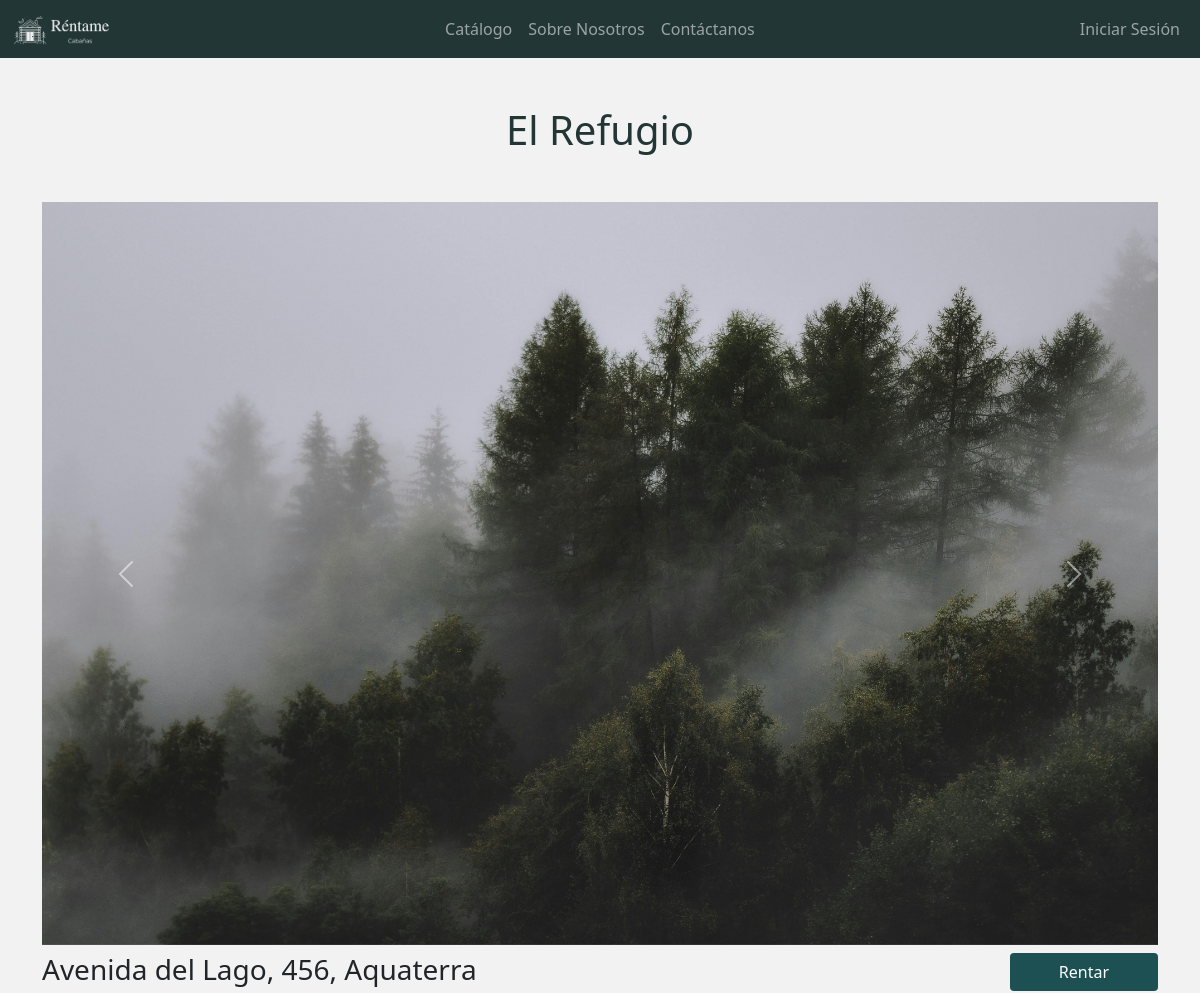
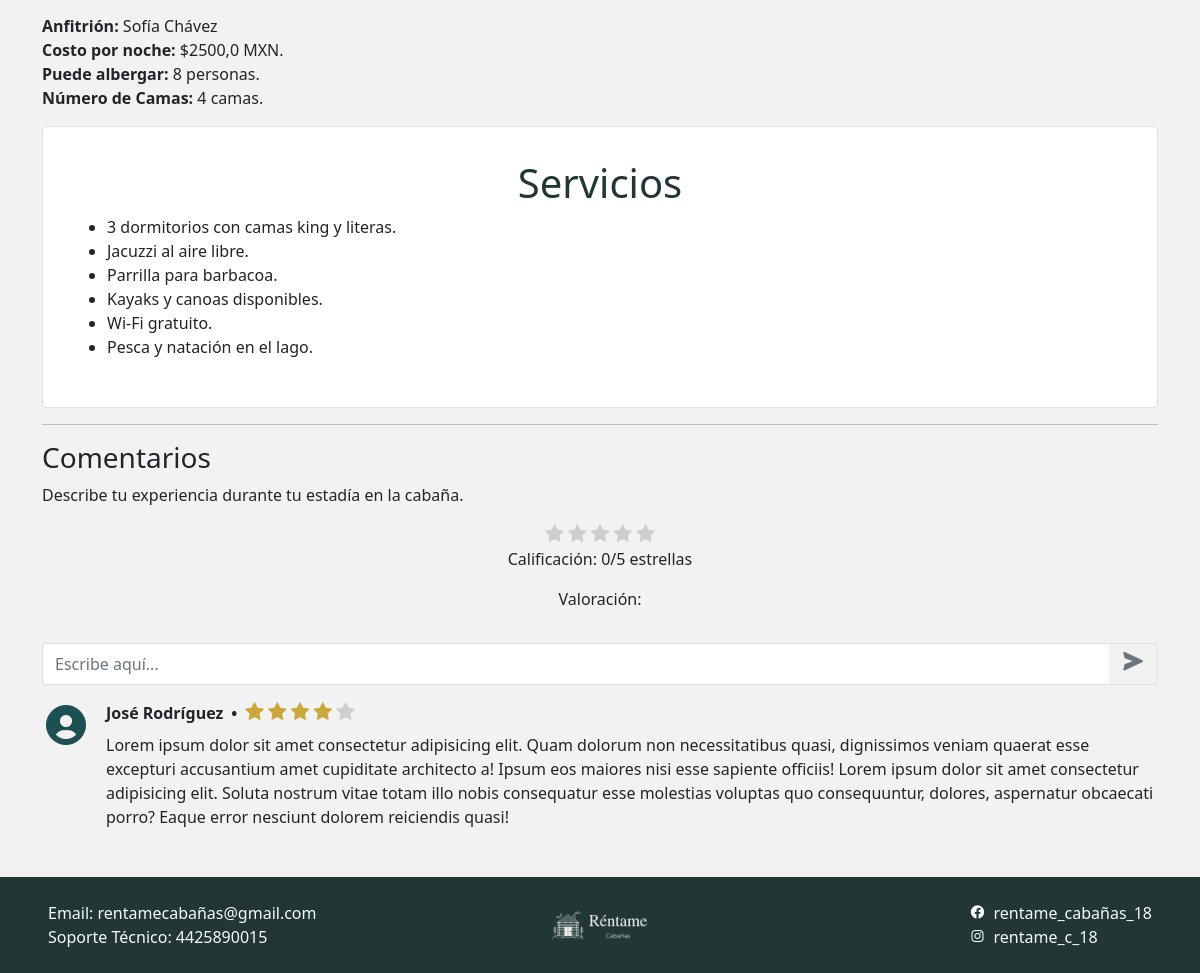
Screenshot of /vista_cabana_usuario/2 with the database file from the repository (2 pictures, top to bottom).
### admin_cabanas/models.py (models this page shows, shortened)
class Cabana(models.Model):
    id = models.AutoField(primary_key=True)
    nombre = models.CharField(max_length=80)
    anfitrion = models.CharField(max_length=80)
    capacidad = models.IntegerField()
    camas = models.IntegerField()
    costo_noche = models.FloatField()
    servicios = RichTextField(max_length=500)
    ubicacion = models.TextField()
    descripcion = RichTextField(max_length=300) #Agregar a settings:   'ckeditor',
    creado = models.DateTimeField(auto_now_add=True, null=True) #Fecha y tiempo
    actualizado = models.DateTimeField(auto_now=True, null=True)
    class Meta:
        verbose_name="Cabaña"
        verbose_name_plural="Cabañas"
        ordering = ["-creado"]

### cabanas/views.py (the view)
# urls.py: path('vista_cabana_usuario/<int:id>', views_cabanas.vista_cabana_usuario, name='Vista_Cabana_Usuario'),
def vista_cabana_usuario(request, id):
    cabana = Cabana.objects.get(id=id)
    return render(request, 'cabanas/vista_cabana_usuario.html', {'cabanas':cabana})

### cabanas/templates/cabanas/vista_cabana_usuario.html (shortened to what this page needs)
{% extends "cabanas/layout.html" %}
{% block nombreApartado %}{{cabanas.nombre}}{% endblock nombreApartado %}
{% load static %}
{% block contenido %}
<div id="carouselExampleControls" class="carousel slide" data-bs-ride="carousel">
  <div class="carousel-inner">
    <div class="carousel-item active">
      <img src="{% static 'cabanas/images/fondo_contacto.jpg' %}" class="d-block w-100">
    </div>
  </div>
  <button class="carousel-control-prev" type="button" data-bs-target="#carouselExampleControls" data-bs-slide="prev">
    <span class="carousel-control-prev-icon" aria-hidden="true"></span>
  </button>
  <button class="carousel-control-next" type="button" data-bs-target="#carouselExampleControls" data-bs-slide="next">
    <span class="carousel-control-next-icon" aria-hidden="true"></span>
  </button>
</div>
<div class="d-flex bd-highlight">
  <p class="h3 fw-light w-100 bd-highlight my-2">{{cabanas.ubicacion}}</p>
  <form action="{% url "Rentar_Cabana" %}" id="renta" method="get">
    <button type="submit" form="renta" value="Submit" class="btn-sample btn mb-3 px-5 my-2">Rentar</button>
  </form>
</div>
<p class="card-text"><b>Anfitrión: </b> {{cabanas.anfitrion}} <br> <b>Costo por noche: </b>${{cabanas.costo_noche}} MXN. <br> <b>Puede albergar: </b> {{cabanas.capacidad}} personas. <br> <b>Número de Camas: </b>{{cabanas.camas}} camas.</p>
<div class="card p-3">
  <div class="card-body">
    <div class="text-center">
      <h1 class="mb-2 h-title text-center h1 fw-normal">Servicios</h1>
    </div>
     {{cabanas.servicios|safe}}
  </div>
</div>
<hr>
<p class="h3 fw-light w-100 bd-highlight my-2">Comentarios</p>
<p>Describe tu experiencia durante tu estadía en la cabaña.</p>
<div class="ratings pb-3" id="rating">
  <span class="fa fa-star animated-star" data-value="1"></span>
  <span class="fa fa-star animated-star" data-value="2"></span>
  <span class="fa fa-star animated-star" data-value="3"></span>
  <span class="fa fa-star animated-star" data-value="4"></span>
  <span class="fa fa-star animated-star" data-value="5"></span>
  <p id="Calificación-value">Calificación: 0/5 estrellas</p>
  <p id="calif">Valoración: </p>
</div>
<div class="input-group">
  <input type="text" class="form-control border-end-0 border" placeholder="Escribe aquí...">
  <button type="button" class="btn btn-outline-secondary border-start-0 border" type="button"><i class='bx bx-sm bxs-send'></i></button>
</div>
<div class="d-flex align-items-start mt-3">
  <div class="flex-shrink-0">
    <i class='bx bx-lg bxs-user-circle' style="color: #1c5052"></i>
  </div>
  <div class="flex-grow-1 ms-3">
    <div class="d-flex align-items-center mb-2">
      <b>José Rodríguez </b>
      <b class="px-2"> • </b>
      <div class="ratings">
        <i class="fa fa-star rating-color"></i>
        <i class="fa fa-star rating-color"></i>
        <i class="fa fa-star rating-color"></i>
        <i class="fa fa-star rating-color"></i>
        <i class="fa fa-star"></i>
      </div>
    </div>
    <p class="mb-0">
      Lorem ipsum dolor sit amet consectetur adipisicing elit. Quam dolorum non necessitatibus quasi, dignissimos veniam quaerat esse excepturi accusantium amet cupiditate architecto a! Ipsum eos maiores nisi esse sapiente officiis! Lorem ipsum dolor sit amet consectetur adipisicing elit. Soluta nostrum vitae totam illo nobis consequatur esse molestias voluptas quo consequuntur, dolores, aspernatur obcaecati porro? Eaque error nesciunt dolorem reiciendis quasi!
    </p>
  </div>
</div>
{% endblock %}

### cabanas/templates/cabanas/layout.html (shortened to what this page needs)
<!DOCTYPE html>
<html lang="en">
<head>
    {% load static %}
    <link href="{% static "cabanas/css/estilo.css" %}" rel="stylesheet" type="text/css">
    <link href="{% static 'cabanas/css/estrellas.css' %}" rel="stylesheet" type="text/css">
    <link href="https://cdn.jsdelivr.net/npm/bootstrap@5.1.3/dist/css/bootstrap.min.css" rel="stylesheet">
    <link href="https://cdn.jsdelivr.net/npm/boxicons@latest/css/boxicons.min.css" rel="stylesheet" type="text/css">
    <link rel="stylesheet" href="https://cdnjs.cloudflare.com/ajax/libs/font-awesome/4.7.0/css/font-awesome.min.css" type="text/css">
</head>
<body>
    <nav class="navbar navbar-expand-sm navbar-dark justify-content-center" style="background-color: #213635;">
        <div class="container-fluid">
            <a class="navbar-brand" href="{% url "Catalogo" %}">
                <img src="{% static 'cabanas/images/logo.png' %}" width="100" height="30">
            </a>
            <div class="collapse navbar-collapse" id="navbarSupportedContent">
                <ul class="navbar-nav mx-auto mb-2 mb-lg-0">
                    <li class="nav-item">
                        <a class="nav-link {% block estadoCatalogo %}{% endblock %}" aria-current="page" href="{% url "Catalogo" %}">Catálogo</a>
                    </li>
                    <li class="nav-item">
                        <a class="nav-link {% block estadoSN %}{% endblock %}" href="{% url "Sobre_Nosotros" %}">Sobre Nosotros</a>
                    </li>
                    <li class="nav-item">
                        <a class="nav-link {% block estadoContacto %}{% endblock %}" href="{% url "Contacto" %}">Contáctanos</a>
                    </li>
                </ul>
                <ul class="navbar-nav">
                    {% if request.user.is_authenticated %}
                        <li class="nav-item dropdown">
                            <a class="nav-link dropdown-toggle" href="#" id="navbarDropdown" role="button" data-bs-toggle="dropdown" aria-expanded="false">
                                <img src="{% static "cabanas/images/perfil.png" %}">
                            </a>
                            <ul class="dropdown-menu dropdown-menu-end" aria-labelledby="navbarDropdown">
                                <li><a class="dropdown-item" href="{% url "Perfil" %}">Ver Perfil</a></li>
                                <li><a class="dropdown-item" href="#">Otra Acción</a></li>
                                <li><hr class="dropdown-divider"></li>
                                <li><a class="dropdown-item" href="{% url "LogOut" %}">Cerrar Sesión</a></li>
                            </ul>
                        </li>
                    {% else %}
                        <li class="nav-item">
                            <a class="nav-link" href="{% url "login" %}">Iniciar Sesión</a>
                        </li>
                    {% endif %}
                </ul>
            </div>
        </div>
    </nav>
    <div class="mt-5 container"id="contenido">
        <h1 class="mb-5 h-title text-center h1 fw-normal">{% block nombreApartado %}{% endblock %}</h1>
        {% block contenido %}{% endblock contenido %}
    </div>
    <footer class="ms-0 d-flex flex-wrap justify-content-center align-items-center py-4 p-5 mt-5" style="background-color: #213635;">
        <p class="col-md-4 mb-0 text-light">
            Email: rentamecabañas@gmail.com
            <br>
            Soporte Técnico: 4425890015
        </p>
        <a href="#" class="col-md-4 d-flex align-items-center justify-content-center mb-3 mb-md-0 me-md-auto link-dark text-decoration-none">
            <img src="{% static 'cabanas/images/logo.png' %}" width="100" height="30">
        </a>
        <div class="col-md-4 mb-0 text-light d-flex justify-content-end">
            <div class="d-flex align-items-start flex-column">
                <a href="https://www.facebook.com/?locale=es_LA" class="text-light text-decoration-none">
                    <i class='bx bxl-facebook-circle me-2'></i>rentame_cabañas_18
                </a>
                <a href="https://www.instagram.com/" class="text-light text-decoration-none">
                    <i class='bx bxl-instagram me-2'></i>rentame_c_18
                </a>
            </div>
        </div>
    </footer>
</html>

### cabanas/static/cabanas/css/estilo.css (style rules this page uses)
body { margin: 0; font-size: 1rem; font-weight: 400; color: #212529; text-align: left; background-color: #f2f2f2 !important; }
.ratings { text-align: center; }
.ratings i { color: #cecece; font-size: 20px; }
.rating-color { color: #CBA73B !important; }
hr { border: 0; height: 1px; background-color: #0a0c0d; }
.h-title { color: #213635 !important; }
.btn-sample { color: #ffffff !important; background-color: #1C5052 !important; border-color: #1C5052; }

### cabanas/static/cabanas/css/estrellas.css (style rules this page uses)
.ratings { text-align: center; }
.ratings span { color: #cecece; font-size: 20px; cursor: pointer; transition: color 0.2s, transform 0.2s; }
.ratings span.animated-star { animation: star-animation 1s ease-in-out infinite; }

### rows the page displays
Cabana: nombre "El Refugio", ubicacion "Avenida del Lago, 456, Aquaterra", anfitrion "Sofía Chávez", costo_noche "2500,0", capacidad "8", camas "4", servicios "3 dormitorios con camas king y literas. Jacuzzi al aire libre. Parrilla para barbacoa. Kayaks y canoas disponibles. Wi-Fi gratuito. Pesca y natación en el lago."
